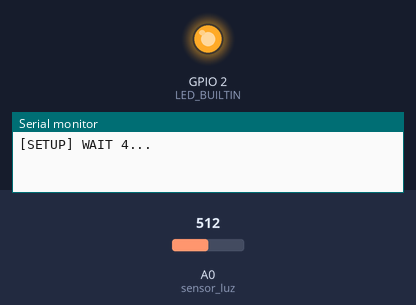
A sketch run on a simulated ESP8266 (NodeMCU). Parts: output pins drawn as LEDs (lit = HIGH, except the on-board LED, lit = LOW), the last lines printed to the serial monitor. The test bench sets the inputs (shaded band); at power-on: A0 (sensor_luz) = 512. WiFi joins after 1.5 s; servers stay silent unless stated; web services answer with replies made up by the test bench.

Above: at 0.1 s.
At 5.8 s:
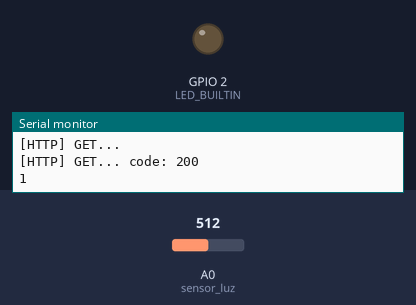
Timing chart, 0 to 7.3 s (numbered marks = the images above):
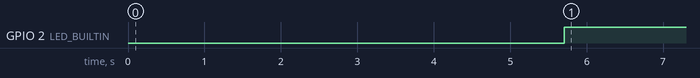

The sketch:

11.1_Dise_o_de_un_Smart_Object.ino
```cpp
/**
   BasicHTTPClient.ino

    Created on: 24.05.2015

*/

#include <Arduino.h>

#include <ESP8266WiFi.h>
#include <ESP8266WiFiMulti.h>

#include <ESP8266HTTPClient.h>

#include <WiFiClient.h>

#define sensor_luz A0

ESP8266WiFiMulti WiFiMulti;

void setup() {

  Serial.begin(115200);
  // Serial.setDebugOutput(true);
  pinMode(LED_BUILTIN,OUTPUT);
  pinMode(sensor_luz,INPUT);
  Serial.println();
  Serial.println();
  Serial.println();

  for (uint8_t t = 4; t > 0; t--) {
    Serial.printf("[SETUP] WAIT %d...\n", t);
    Serial.flush();
    delay(1000);
  }

  WiFi.mode(WIFI_STA);
  WiFiMulti.addAP("robots", "robots2020");

}

void loop() {
  // wait for WiFi connection
  if ((WiFiMulti.run() == WL_CONNECTED)) {

    WiFiClient client;

    HTTPClient http;

    Serial.print("[HTTP] begin...\n");
    if (http.begin(client, "http://api.thingspeak.com/update.json?field1="+String(analogRead(A0))+"&api_key=JGGW6PXMHQY1Z035&talkback_key=LEM33L23WLCS89W2")) {  // HTTP


      Serial.print("[HTTP] GET...\n");
      // start connection and send HTTP header
      int httpCode = http.GET();

      // httpCode will be negative on error
      if (httpCode > 0) {
        // HTTP header has been send and Server response header has been handled
        Serial.printf("[HTTP] GET... code: %d\n", httpCode);

        // file found at server
        if (httpCode == HTTP_CODE_OK || httpCode == HTTP_CODE_MOVED_PERMANENTLY) {
          String payload = http.getString();
          Serial.println(payload);
          if(payload.indexOf("encender") < 0){
            digitalWrite(LED_BUILTIN,HIGH);
          }else{
            digitalWrite(LED_BUILTIN,LOW);
          }
        }
      } else {
        Serial.printf("[HTTP] GET... failed, error: %s\n", http.errorToString(httpCode).c_str());
      }

      http.end();
    } else {
      Serial.printf("[HTTP} Unable to connect\n");
    }
  }

  delay(20000);
}
```

Measured:
- by itself, GPIO 2 (LED_BUILTIN): LOW → HIGH at 5.7 s
